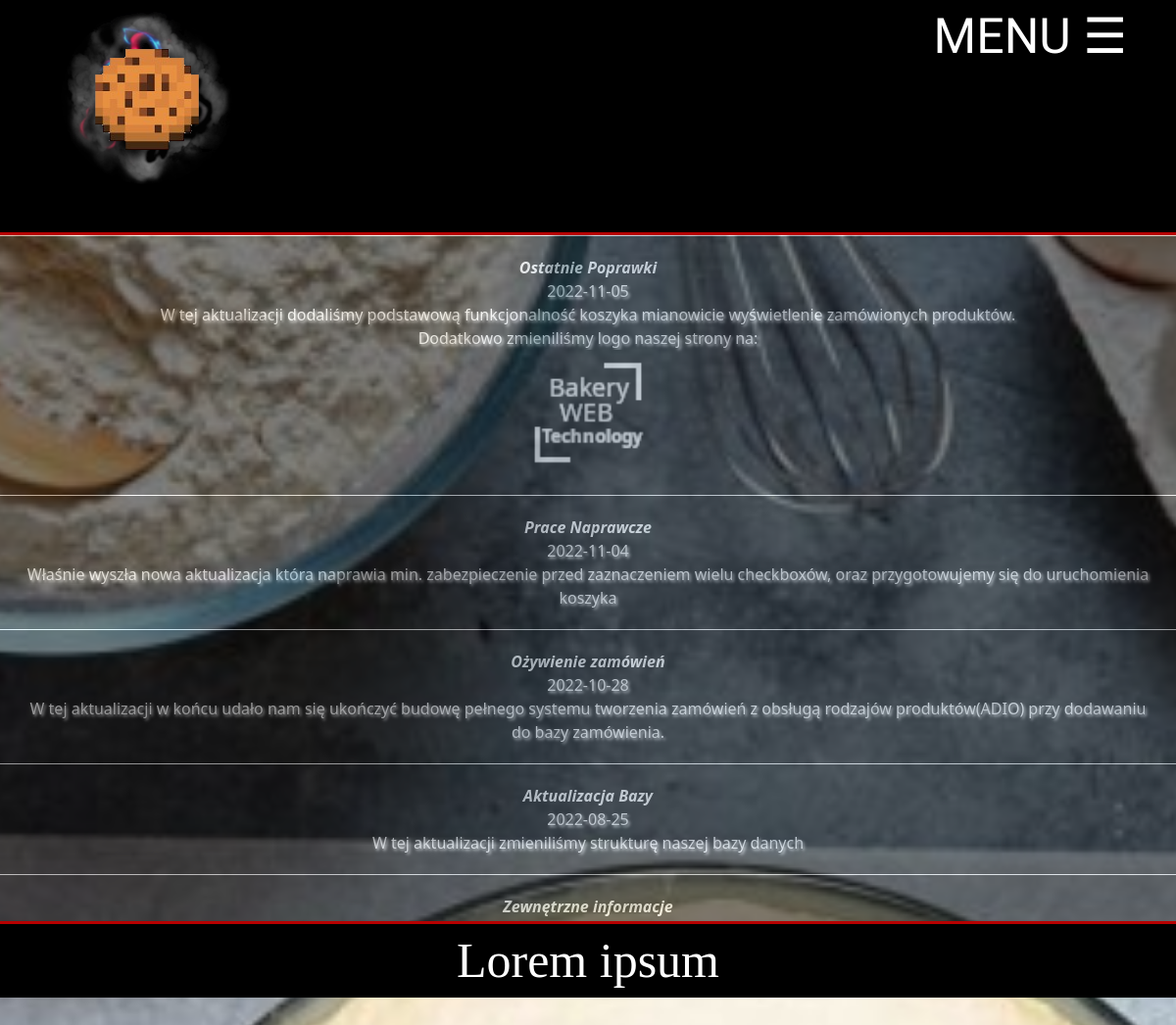
Screenshot of /aktuals.php with the database file from the repository.
### tables this page shows
CREATE TABLE `aktualizacje` (
  `id` int(11) NOT NULL,
  `Nazwa` text NOT NULL,
  `Data` date DEFAULT NULL,
  `Opis` text NOT NULL
);

### aktuals.php (the view, shortened to what this page needs)
<!DOCTYPE html>
<html lang="pl-PL">
<head>
    <link rel="stylesheet" href="css/bootstrap.min.css" type="text/css" />
    <link rel="stylesheet" href="style.css" type="text/css" />
    <link rel="stylesheet" href="css1/font.css" type="text/css" />
</head>
<body>
    <div class="up">
        <div id="logo" onclick="x()">
            <div id="a" class="row col-sm-6">
                <img src="img/logo1.png" title="Logo" alt="Logo" />
            </div>
        </div>
        <ol>
            <li>
                <a href="#">MENU &#9776;</a>
            </li>
        </ol>
    </div>
    <div class="main">
        <div id="c">
            <?php
            require_once "dbconnect.php";
            $conn = @new mysqli($host, $user, $password, $database);
            if ($conn->connect_errno != 0) {
                echo "Error: " . $conn->connect_errno;
            } else {
                $result = @$conn->query("SELECT * FROM aktualizacje ORDER BY id DESC");
                while ($row = $result->fetch_assoc()) {
            ?>
                    <div id="front-zwrot">
                        <b><i><?php echo $row['Nazwa'] ?></i></b>
                        <p><?php echo $row['Data'] ?></p>
                        <p id="#"><?php echo $row['Opis'] ?></p>
                    </div>
            <?php
                }
            }
            ?>
        </div>
    </div>
    <footer>Lorem ipsum</footer>
</body>
</html>

### style.css (style rules this page uses)
body { background-color: #000000; margin: 0; padding: 0; width: 100%; background-image: url("img/tło.png"); background-attachment: fixed; background-position: center; background-repeat: no-repeat; background-size: cover; }
.up { border-bottom: 3px solid #b70000; background-color: #000000; min-height: 240px; margin: 0; padding: 0; width: 100%; color: #ffffff; font-family: "Gloria Hallelujah", cursive; }
#logo { margin: 0; margin-left: 50px; width: 200px; padding: 0; height: 200px; float: left; }
#a img { width: 200px; height: 200px; }
#a { margin: 0; }
ol { margin: 0; }
ol > li { float: right; list-style-type: none; padding: 0; font-size: 50px; text-align: center; margin: 0; }
ol > li > a { text-decoration: none; margin-right: 50px; color: #ffffff; }
.main { padding: 10px; text-align: center; width: 100%; }
.main p, h1 { color: #000000; text-shadow: #ffffff 0.1em 0.1em 0.2em; margin: 0; }
.main img { border-radius: 50px; width: 800px; height: 500px; border: #000000 6px solid; }
footer { background-color: #000000; width: 100%; text-align: center; color: #ffffff; font-size: 50px; min-height: 20px; font-family: "Cinzel", serif; border-top: 3px #b70000 solid; }
.row { margin: 20px 0; margin-left: auto; margin-right: auto; width: 1000px; }

### aktuals.php (style rules this page uses)
#front-zwrot { width: auto; height: auto; background-color: #000000; opacity: 0.5; color: #ffffff; padding: 20px; margin-left: auto; margin-right: auto; margin-bottom: 0; border-top: #ffffff solid 1px; }
.main { padding: 0; width: 100%; }
#front-zwrot>b { display: inline-block; background-color: #000000; color: #ffffff; }
#c { overflow-y: scroll; height: 700px; }
#front-zwrot>p { display: inline-block; color: #ffffff; width: 100%; }
#k { border-radius: 0; width: 128px; height: 128px; }

### rows the page displays
aktualizacje: Nazwa "Ostatnie Poprawki", Data "2022-11-05", Opis "W tej aktualizacji dodaliśmy podstawową funkcjonalność koszyka mianowicie wyświetlenie zamówionych produktów. Dodatkowo zmieniliśmy logo naszej strony na:", Opis (picture)
aktualizacje: Nazwa "Prace Naprawcze", Data "2022-11-04", Opis "Właśnie wyszła nowa aktualizacja która naprawia min. zabezpieczenie przed zaznaczeniem wielu checkboxów, oraz przygotowujemy się do uruchomienia koszyka"
aktualizacje: Nazwa "Ożywienie zamówień", Data "2022-10-28", Opis "W tej aktualizacji w końcu udało nam się ukończyć budowę pełnego systemu tworzenia zamówień z obsługą rodzajów produktów(ADIO) przy dodawaniu do bazy zamówienia."
aktualizacje: Nazwa "Aktualizacja Bazy", Data "2022-08-25", Opis "W tej aktualizacji zmieniliśmy strukturę naszej bazy danych"
aktualizacje: Nazwa "Zewnętrzne informacje"
